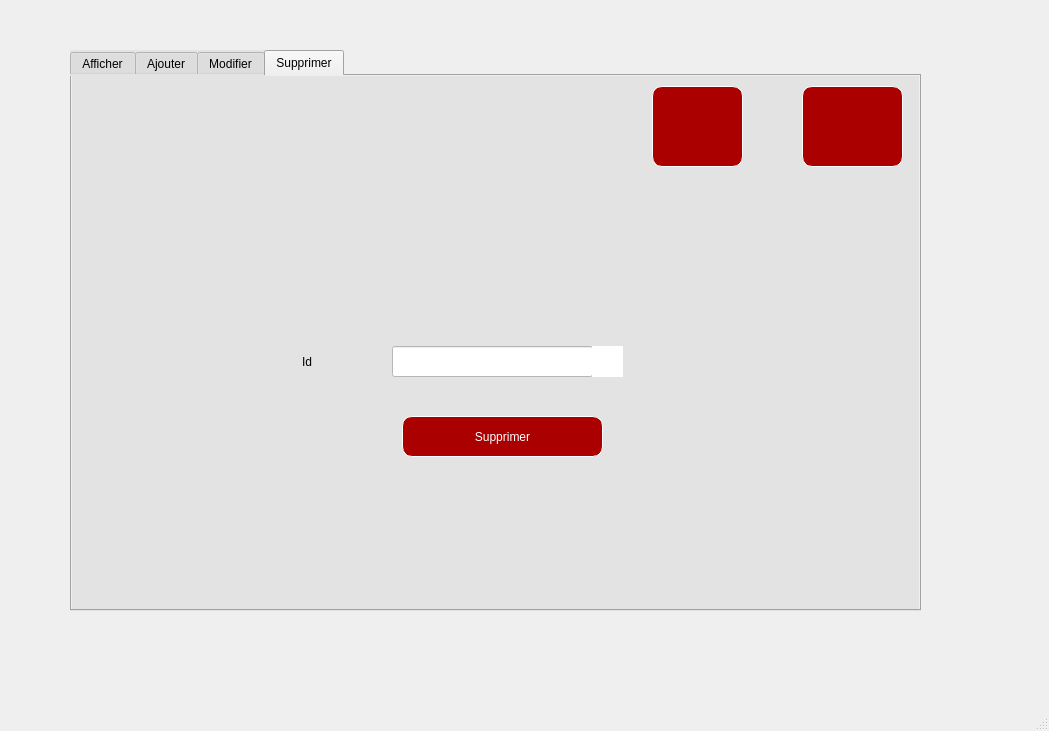
<?xml version="1.0" encoding="UTF-8"?>
<ui version="4.0">
 <class>employes</class>
 <widget class="QMainWindow" name="employes">
  <property name="geometry">
   <rect>
    <x>0</x>
    <y>0</y>
    <width>1049</width>
    <height>731</height>
   </rect>
  </property>
  <property name="windowTitle">
   <string>MainWindow</string>
  </property>
  <widget class="QWidget" name="centralwidget">
   <widget class="QLabel" name="label">
    <property name="geometry">
     <rect>
      <x>-10</x>
      <y>0</y>
      <width>1031</width>
      <height>681</height>
     </rect>
    </property>
    <property name="styleSheet">
     <string notr="true">border-image: url(:/new/prefix1/BackRouge.png);</string>
    </property>
    <property name="text">
     <string/>
    </property>
   </widget>
   <widget class="QTabWidget" name="tabWidget_">
    <property name="geometry">
     <rect>
      <x>70</x>
      <y>50</y>
      <width>851</width>
      <height>561</height>
     </rect>
    </property>
    <property name="styleSheet">
     <string notr="true">background-color: rgb(227, 227, 227);
font: 9pt &quot;Sitka&quot;;</string>
    </property>
    <property name="currentIndex">
     <number>3</number>
    </property>
    <widget class="QWidget" name="tab_2">
     <attribute name="title">
      <string>Afficher</string>
     </attribute>
     <widget class="QScrollBar" name="verticalScrollBar">
      <property name="geometry">
       <rect>
        <x>890</x>
        <y>90</y>
        <width>20</width>
        <height>441</height>
       </rect>
      </property>
      <property name="orientation">
       <enum>Qt::Vertical</enum>
      </property>
     </widget>
     <widget class="QLabel" name="label_41">
      <property name="geometry">
       <rect>
        <x>410</x>
        <y>30</y>
        <width>101</width>
        <height>31</height>
       </rect>
      </property>
      <property name="styleSheet">
       <string notr="true">background-color: rgb(155, 1, 1);</string>
      </property>
      <property name="text">
       <string>&lt;html&gt;&lt;head/&gt;&lt;body&gt;&lt;p&gt;&lt;span style=&quot; font-size:11pt;&quot;&gt;Trie:&lt;/span&gt;&lt;/p&gt;&lt;/body&gt;&lt;/html&gt;</string>
      </property>
     </widget>
     <widget class="QComboBox" name="comboBox_4">
      <property name="geometry">
       <rect>
        <x>510</x>
        <y>30</y>
        <width>201</width>
        <height>31</height>
       </rect>
      </property>
      <property name="styleSheet">
       <string notr="true">background-color: rgb(255, 255, 255);</string>
      </property>
      <item>
       <property name="text">
        <string>Date de naissance</string>
       </property>
      </item>
      <item>
       <property name="text">
        <string/>
       </property>
      </item>
      <item>
       <property name="text">
        <string/>
       </property>
      </item>
      <item>
       <property name="text">
        <string/>
       </property>
      </item>
     </widget>
     <widget class="QLabel" name="label_40">
      <property name="geometry">
       <rect>
        <x>10</x>
        <y>10</y>
        <width>61</width>
        <height>71</height>
       </rect>
      </property>
      <property name="styleSheet">
       <string notr="true">background-color: rgb(155, 1, 1);
image: url(:/new/prefix1/Logo.png);</string>
      </property>
      <property name="text">
       <string/>
      </property>
     </widget>
     <widget class="QLabel" name="label_44">
      <property name="geometry">
       <rect>
        <x>70</x>
        <y>20</y>
        <width>321</width>
        <height>51</height>
       </rect>
      </property>
      <property name="styleSheet">
       <string notr="true">background-color: rgb(155, 1, 1);</string>
      </property>
      <property name="text">
       <string>&lt;html&gt;&lt;head/&gt;&lt;body&gt;&lt;p&gt;&lt;span style=&quot; font-size:26pt; font-weight:600;&quot;&gt;STREAMFLIX&lt;/span&gt;&lt;/p&gt;&lt;/body&gt;&lt;/html&gt;</string>
      </property>
     </widget>
     <widget class="QLabel" name="label_3">
      <property name="geometry">
       <rect>
        <x>0</x>
        <y>-30</y>
        <width>881</width>
        <height>621</height>
       </rect>
      </property>
      <property name="styleSheet">
       <string notr="true">background-color: rgb(155, 1, 1);</string>
      </property>
      <property name="text">
       <string/>
      </property>
     </widget>
     <widget class="QTableView" name="tableView">
      <property name="geometry">
       <rect>
        <x>30</x>
        <y>150</y>
        <width>791</width>
        <height>351</height>
       </rect>
      </property>
     </widget>
     <widget class="QPushButton" name="pushButton_Trie">
      <property name="geometry">
       <rect>
        <x>710</x>
        <y>30</y>
        <width>41</width>
        <height>31</height>
       </rect>
      </property>
      <property name="styleSheet">
       <string notr="true">background-color: yellow;
border :1px solid rgb(255, 255, 255);
border-radius :10px;
color: #FFF;
padding-left: 20px;
padding-right:20px;
</string>
      </property>
      <property name="text">
       <string/>
      </property>
      <property name="icon">
       <iconset resource="Tri.qrc">
        <normaloff>:/new/prefix1/Tri.png</normaloff>:/new/prefix1/Tri.png</iconset>
      </property>
      <property name="iconSize">
       <size>
        <width>50</width>
        <height>50</height>
       </size>
      </property>
     </widget>
     <widget class="QLineEdit" name="lineEdit_Recherche">
      <property name="geometry">
       <rect>
        <x>510</x>
        <y>70</y>
        <width>191</width>
        <height>31</height>
       </rect>
      </property>
      <property name="styleSheet">
       <string notr="true">background-color: rgb(255, 255, 255);</string>
      </property>
     </widget>
     <widget class="QPushButton" name="pushButton_Recherche">
      <property name="geometry">
       <rect>
        <x>710</x>
        <y>70</y>
        <width>121</width>
        <height>31</height>
       </rect>
      </property>
      <property name="styleSheet">
       <string notr="true">background-color: rgb(170, 0, 0);
border :1px solid rgb(255, 255, 255);
border-radius :10px;
color: #FFF;
padding-left: 20px;
padding-right:20px;
</string>
      </property>
      <property name="text">
       <string>Recherche</string>
      </property>
     </widget>
     <widget class="QLabel" name="label_42">
      <property name="geometry">
       <rect>
        <x>410</x>
        <y>70</y>
        <width>101</width>
        <height>31</height>
       </rect>
      </property>
      <property name="styleSheet">
       <string notr="true">background-color: rgb(155, 1, 1);</string>
      </property>
      <property name="text">
       <string>&lt;html&gt;&lt;head/&gt;&lt;body&gt;&lt;p&gt;&lt;span style=&quot; font-size:11pt;&quot;&gt;Recherche:&lt;/span&gt;&lt;/p&gt;&lt;/body&gt;&lt;/html&gt;</string>
      </property>
     </widget>
     <zorder>label_3</zorder>
     <zorder>verticalScrollBar</zorder>
     <zorder>label_41</zorder>
     <zorder>comboBox_4</zorder>
     <zorder>label_40</zorder>
     <zorder>label_44</zorder>
     <zorder>tableView</zorder>
     <zorder>pushButton_Trie</zorder>
     <zorder>lineEdit_Recherche</zorder>
     <zorder>pushButton_Recherche</zorder>
     <zorder>label_42</zorder>
    </widget>
    <widget class="QWidget" name="tab">
     <attribute name="title">
      <string>Ajouter</string>
     </attribute>
     <widget class="QLabel" name="label_5">
      <property name="geometry">
       <rect>
        <x>160</x>
        <y>140</y>
        <width>91</width>
        <height>16</height>
       </rect>
      </property>
      <property name="styleSheet">
       <string notr="true">background-color: rgb(227, 227, 227);</string>
      </property>
      <property name="text">
       <string>Id </string>
      </property>
     </widget>
     <widget class="QLabel" name="label_6">
      <property name="geometry">
       <rect>
        <x>460</x>
        <y>181</y>
        <width>121</width>
        <height>20</height>
       </rect>
      </property>
      <property name="text">
       <string>date_naissance</string>
      </property>
     </widget>
     <widget class="QLabel" name="label_7">
      <property name="geometry">
       <rect>
        <x>160</x>
        <y>182</y>
        <width>151</width>
        <height>20</height>
       </rect>
      </property>
      <property name="text">
       <string>nom</string>
      </property>
     </widget>
     <widget class="QLabel" name="label_8">
      <property name="geometry">
       <rect>
        <x>460</x>
        <y>221</y>
        <width>91</width>
        <height>20</height>
       </rect>
      </property>
      <property name="text">
       <string>telephonne</string>
      </property>
     </widget>
     <widget class="QLabel" name="label_10">
      <property name="geometry">
       <rect>
        <x>160</x>
        <y>221</y>
        <width>101</width>
        <height>20</height>
       </rect>
      </property>
      <property name="text">
       <string>prenom</string>
      </property>
     </widget>
     <widget class="QLabel" name="label_11">
      <property name="geometry">
       <rect>
        <x>210</x>
        <y>290</y>
        <width>91</width>
        <height>16</height>
       </rect>
      </property>
      <property name="text">
       <string>Adresse</string>
      </property>
     </widget>
     <widget class="QLabel" name="label_12">
      <property name="geometry">
       <rect>
        <x>460</x>
        <y>140</y>
        <width>101</width>
        <height>16</height>
       </rect>
      </property>
      <property name="text">
       <string>email</string>
      </property>
     </widget>
     <widget class="QLineEdit" name="lineEdit_IdE">
      <property name="geometry">
       <rect>
        <x>290</x>
        <y>140</y>
        <width>151</width>
        <height>22</height>
       </rect>
      </property>
      <property name="styleSheet">
       <string notr="true">background-color: rgb(255, 255, 255);</string>
      </property>
      <property name="text">
       <string/>
      </property>
     </widget>
     <widget class="QLineEdit" name="lineEdit_nom">
      <property name="geometry">
       <rect>
        <x>290</x>
        <y>180</y>
        <width>151</width>
        <height>22</height>
       </rect>
      </property>
      <property name="styleSheet">
       <string notr="true">background-color: rgb(255, 255, 255);</string>
      </property>
     </widget>
     <widget class="QLineEdit" name="lineEdit_email">
      <property name="geometry">
       <rect>
        <x>580</x>
        <y>140</y>
        <width>151</width>
        <height>22</height>
       </rect>
      </property>
      <property name="styleSheet">
       <string notr="true">background-color: rgb(255, 255, 255);</string>
      </property>
      <property name="text">
       <string/>
      </property>
     </widget>
     <widget class="QLineEdit" name="lineEdit_prenom">
      <property name="geometry">
       <rect>
        <x>290</x>
        <y>220</y>
        <width>151</width>
        <height>22</height>
       </rect>
      </property>
      <property name="styleSheet">
       <string notr="true">background-color: rgb(255, 255, 255);</string>
      </property>
     </widget>
     <widget class="QLineEdit" name="lineEdit_tele">
      <property name="geometry">
       <rect>
        <x>580</x>
        <y>220</y>
        <width>151</width>
        <height>22</height>
       </rect>
      </property>
      <property name="styleSheet">
       <string notr="true">background-color: rgb(255, 255, 255);</string>
      </property>
     </widget>
     <widget class="QPushButton" name="pushButton_Ajouter">
      <property name="geometry">
       <rect>
        <x>290</x>
        <y>390</y>
        <width>111</width>
        <height>31</height>
       </rect>
      </property>
      <property name="styleSheet">
       <string notr="true">background-color: rgb(170, 0, 0);
border :1px solid rgb(255, 255, 255);
border-radius :10px;
color: #FFF;
padding-left: 20px;
padding-right:20px;
</string>
      </property>
      <property name="text">
       <string>Ajouter</string>
      </property>
     </widget>
     <widget class="QDateEdit" name="dateEdit">
      <property name="geometry">
       <rect>
        <x>580</x>
        <y>180</y>
        <width>151</width>
        <height>22</height>
       </rect>
      </property>
      <property name="styleSheet">
       <string notr="true">background-color: rgb(255, 255, 255);</string>
      </property>
     </widget>
     <widget class="QPushButton" name="pushButton_Quit">
      <property name="geometry">
       <rect>
        <x>430</x>
        <y>390</y>
        <width>111</width>
        <height>31</height>
       </rect>
      </property>
      <property name="styleSheet">
       <string notr="true">background-color: rgb(170, 0, 0);
border :1px solid rgb(255, 255, 255);
border-radius :10px;
color: #FFF;
padding-left: 20px;
padding-right:20px;
</string>
      </property>
      <property name="text">
       <string>Quitter</string>
      </property>
     </widget>
     <widget class="QLabel" name="label_2">
      <property name="geometry">
       <rect>
        <x>0</x>
        <y>-50</y>
        <width>861</width>
        <height>671</height>
       </rect>
      </property>
      <property name="styleSheet">
       <string notr="true">image: url(:/new/prefix1/Background.png);</string>
      </property>
      <property name="text">
       <string/>
      </property>
     </widget>
     <widget class="QLineEdit" name="lineEdit_adresse">
      <property name="geometry">
       <rect>
        <x>290</x>
        <y>290</y>
        <width>151</width>
        <height>21</height>
       </rect>
      </property>
      <property name="styleSheet">
       <string notr="true">background-color: rgb(255, 255, 255);</string>
      </property>
     </widget>
     <widget class="QPushButton" name="pushButton_Email_V">
      <property name="geometry">
       <rect>
        <x>40</x>
        <y>10</y>
        <width>41</width>
        <height>31</height>
       </rect>
      </property>
      <property name="styleSheet">
       <string notr="true">background-color: rgb(170, 0, 0);
border :1px solid rgb(255, 255, 255);
border-radius :10px;
color: #FFF;
padding-left: 20px;
padding-right:20px;
</string>
      </property>
      <property name="text">
       <string/>
      </property>
      <property name="icon">
       <iconset resource="Metiers.qrc">
        <normaloff>:/new/prefix1/EMAIL.png</normaloff>:/new/prefix1/EMAIL.png</iconset>
      </property>
      <property name="iconSize">
       <size>
        <width>34</width>
        <height>53</height>
       </size>
      </property>
     </widget>
     <widget class="QLineEdit" name="lineEdit_emaill">
      <property name="geometry">
       <rect>
        <x>90</x>
        <y>10</y>
        <width>191</width>
        <height>31</height>
       </rect>
      </property>
      <property name="styleSheet">
       <string notr="true">background-color: rgb(255, 255, 255);</string>
      </property>
      <property name="text">
       <string/>
      </property>
     </widget>
     <widget class="QPushButton" name="pushButton_Email_Envoie">
      <property name="geometry">
       <rect>
        <x>290</x>
        <y>10</y>
        <width>41</width>
        <height>31</height>
       </rect>
      </property>
      <property name="styleSheet">
       <string notr="true">background-color: rgb(170, 0, 0);
border :1px solid rgb(255, 255, 255);
border-radius :10px;
color: #FFF;
padding-left: 20px;
padding-right:20px;
</string>
      </property>
      <property name="text">
       <string/>
      </property>
      <property name="icon">
       <iconset resource="Metiers.qrc">
        <normaloff>:/new/prefix1/EMAIL.png</normaloff>:/new/prefix1/EMAIL.png</iconset>
      </property>
      <property name="iconSize">
       <size>
        <width>37</width>
        <height>53</height>
       </size>
      </property>
     </widget>
     <zorder>label_2</zorder>
     <zorder>label_5</zorder>
     <zorder>label_6</zorder>
     <zorder>label_7</zorder>
     <zorder>label_8</zorder>
     <zorder>label_10</zorder>
     <zorder>label_11</zorder>
     <zorder>label_12</zorder>
     <zorder>lineEdit_IdE</zorder>
     <zorder>lineEdit_nom</zorder>
     <zorder>lineEdit_email</zorder>
     <zorder>lineEdit_prenom</zorder>
     <zorder>lineEdit_tele</zorder>
     <zorder>pushButton_Ajouter</zorder>
     <zorder>dateEdit</zorder>
     <zorder>pushButton_Quit</zorder>
     <zorder>lineEdit_adresse</zorder>
     <zorder>pushButton_Email_V</zorder>
     <zorder>lineEdit_emaill</zorder>
     <zorder>pushButton_Email_Envoie</zorder>
    </widget>
    <widget class="QWidget" name="tab_3">
     <attribute name="title">
      <string>Modifier</string>
     </attribute>
     <widget class="QPushButton" name="pushButton_Quitter_M">
      <property name="geometry">
       <rect>
        <x>430</x>
        <y>390</y>
        <width>111</width>
        <height>31</height>
       </rect>
      </property>
      <property name="styleSheet">
       <string notr="true">background-color: rgb(170, 0, 0);
border :1px solid rgb(255, 255, 255);
border-radius :10px;
color: #FFF;
padding-left: 20px;
padding-right:20px;
</string>
      </property>
      <property name="text">
       <string>Quitter</string>
      </property>
     </widget>
     <widget class="QPushButton" name="pushButton_Modifier">
      <property name="geometry">
       <rect>
        <x>290</x>
        <y>390</y>
        <width>111</width>
        <height>31</height>
       </rect>
      </property>
      <property name="styleSheet">
       <string notr="true">background-color: rgb(170, 0, 0);
border :1px solid rgb(255, 255, 255);
border-radius :10px;
color: #FFF;
padding-left: 20px;
padding-right:20px;
</string>
      </property>
      <property name="text">
       <string>Modifier</string>
      </property>
     </widget>
     <widget class="QLineEdit" name="lineEdit_IdE_M">
      <property name="geometry">
       <rect>
        <x>290</x>
        <y>140</y>
        <width>151</width>
        <height>22</height>
       </rect>
      </property>
      <property name="styleSheet">
       <string notr="true">background-color: rgb(255, 255, 255);</string>
      </property>
     </widget>
     <widget class="QLineEdit" name="lineEdit_prenom_M">
      <property name="geometry">
       <rect>
        <x>290</x>
        <y>220</y>
        <width>151</width>
        <height>21</height>
       </rect>
      </property>
      <property name="styleSheet">
       <string notr="true">background-color: rgb(255, 255, 255);</string>
      </property>
     </widget>
     <widget class="QLabel" name="label_9">
      <property name="geometry">
       <rect>
        <x>450</x>
        <y>222</y>
        <width>91</width>
        <height>20</height>
       </rect>
      </property>
      <property name="text">
       <string>telephonne</string>
      </property>
     </widget>
     <widget class="QLabel" name="label_13">
      <property name="geometry">
       <rect>
        <x>210</x>
        <y>290</y>
        <width>81</width>
        <height>16</height>
       </rect>
      </property>
      <property name="text">
       <string>adresse</string>
      </property>
     </widget>
     <widget class="QDateEdit" name="dateEdit_M">
      <property name="geometry">
       <rect>
        <x>570</x>
        <y>180</y>
        <width>151</width>
        <height>22</height>
       </rect>
      </property>
      <property name="styleSheet">
       <string notr="true">background-color: rgb(255, 255, 255);</string>
      </property>
     </widget>
     <widget class="QLabel" name="label_15">
      <property name="geometry">
       <rect>
        <x>160</x>
        <y>181</y>
        <width>121</width>
        <height>20</height>
       </rect>
      </property>
      <property name="text">
       <string>nom:</string>
      </property>
     </widget>
     <widget class="QLineEdit" name="lineEdit_tel_M">
      <property name="geometry">
       <rect>
        <x>570</x>
        <y>220</y>
        <width>151</width>
        <height>22</height>
       </rect>
      </property>
      <property name="styleSheet">
       <string notr="true">background-color: rgb(255, 255, 255);</string>
      </property>
     </widget>
     <widget class="QLabel" name="label_16">
      <property name="geometry">
       <rect>
        <x>160</x>
        <y>222</y>
        <width>121</width>
        <height>20</height>
       </rect>
      </property>
      <property name="text">
       <string>prenom</string>
      </property>
     </widget>
     <widget class="QLabel" name="label_17">
      <property name="geometry">
       <rect>
        <x>160</x>
        <y>140</y>
        <width>111</width>
        <height>16</height>
       </rect>
      </property>
      <property name="styleSheet">
       <string notr="true">background-color: rgb(227, 227, 227);</string>
      </property>
      <property name="text">
       <string>Id </string>
      </property>
     </widget>
     <widget class="QLineEdit" name="lineEdit_nom_M">
      <property name="geometry">
       <rect>
        <x>290</x>
        <y>180</y>
        <width>151</width>
        <height>22</height>
       </rect>
      </property>
      <property name="styleSheet">
       <string notr="true">background-color: rgb(255, 255, 255);</string>
      </property>
     </widget>
     <widget class="QLabel" name="label_18">
      <property name="geometry">
       <rect>
        <x>450</x>
        <y>142</y>
        <width>101</width>
        <height>16</height>
       </rect>
      </property>
      <property name="text">
       <string>email</string>
      </property>
     </widget>
     <widget class="QLineEdit" name="lineEdit_email_M">
      <property name="geometry">
       <rect>
        <x>570</x>
        <y>140</y>
        <width>151</width>
        <height>22</height>
       </rect>
      </property>
      <property name="styleSheet">
       <string notr="true">background-color: rgb(255, 255, 255);</string>
      </property>
     </widget>
     <widget class="QLabel" name="label_19">
      <property name="geometry">
       <rect>
        <x>450</x>
        <y>180</y>
        <width>111</width>
        <height>20</height>
       </rect>
      </property>
      <property name="text">
       <string>date_naissance</string>
      </property>
     </widget>
     <widget class="QLabel" name="label_4">
      <property name="geometry">
       <rect>
        <x>0</x>
        <y>-30</y>
        <width>851</width>
        <height>601</height>
       </rect>
      </property>
      <property name="styleSheet">
       <string notr="true">image: url(:/new/prefix1/Background.png);</string>
      </property>
      <property name="text">
       <string/>
      </property>
     </widget>
     <widget class="QLineEdit" name="lineEdit_adresse_M">
      <property name="geometry">
       <rect>
        <x>300</x>
        <y>290</y>
        <width>151</width>
        <height>21</height>
       </rect>
      </property>
      <property name="styleSheet">
       <string notr="true">background-color: rgb(255, 255, 255);</string>
      </property>
     </widget>
     <widget class="QLineEdit" name="lineEdit_Recherche_M">
      <property name="geometry">
       <rect>
        <x>520</x>
        <y>30</y>
        <width>191</width>
        <height>31</height>
       </rect>
      </property>
      <property name="styleSheet">
       <string notr="true">background-color: rgb(255, 255, 255);</string>
      </property>
     </widget>
     <widget class="QPushButton" name="pushButton_Recherche_M">
      <property name="geometry">
       <rect>
        <x>720</x>
        <y>30</y>
        <width>121</width>
        <height>31</height>
       </rect>
      </property>
      <property name="styleSheet">
       <string notr="true">background-color: rgb(170, 0, 0);
border :1px solid rgb(255, 255, 255);
border-radius :10px;
color: #FFF;
padding-left: 20px;
padding-right:20px;
</string>
      </property>
      <property name="text">
       <string>Recherche</string>
      </property>
     </widget>
     <widget class="QLabel" name="label_43">
      <property name="geometry">
       <rect>
        <x>410</x>
        <y>30</y>
        <width>101</width>
        <height>31</height>
       </rect>
      </property>
      <property name="styleSheet">
       <string notr="true">background-color: rgb(155, 1, 1);</string>
      </property>
      <property name="text">
       <string>&lt;html&gt;&lt;head/&gt;&lt;body&gt;&lt;p&gt;&lt;span style=&quot; font-size:11pt;&quot;&gt;Recherche:&lt;/span&gt;&lt;/p&gt;&lt;/body&gt;&lt;/html&gt;</string>
      </property>
     </widget>
     <zorder>label_4</zorder>
     <zorder>pushButton_Quitter_M</zorder>
     <zorder>pushButton_Modifier</zorder>
     <zorder>lineEdit_IdE_M</zorder>
     <zorder>lineEdit_prenom_M</zorder>
     <zorder>label_9</zorder>
     <zorder>label_13</zorder>
     <zorder>dateEdit_M</zorder>
     <zorder>label_15</zorder>
     <zorder>lineEdit_tel_M</zorder>
     <zorder>label_16</zorder>
     <zorder>label_17</zorder>
     <zorder>lineEdit_nom_M</zorder>
     <zorder>label_18</zorder>
     <zorder>lineEdit_email_M</zorder>
     <zorder>label_19</zorder>
     <zorder>lineEdit_adresse_M</zorder>
     <zorder>lineEdit_Recherche_M</zorder>
     <zorder>pushButton_Recherche_M</zorder>
     <zorder>label_43</zorder>
    </widget>
    <widget class="QWidget" name="tab_4">
     <attribute name="title">
      <string>Supprimer</string>
     </attribute>
     <widget class="QLabel" name="label_39">
      <property name="geometry">
       <rect>
        <x>230</x>
        <y>270</y>
        <width>101</width>
        <height>31</height>
       </rect>
      </property>
      <property name="styleSheet">
       <string notr="true">background-color: rgb(227, 227, 227);</string>
      </property>
      <property name="text">
       <string>Id</string>
      </property>
     </widget>
     <widget class="QLineEdit" name="lineEdit_Recherche_supp">
      <property name="geometry">
       <rect>
        <x>320</x>
        <y>270</y>
        <width>201</width>
        <height>31</height>
       </rect>
      </property>
      <property name="styleSheet">
       <string notr="true">background-color: rgb(255, 255, 255);</string>
      </property>
     </widget>
     <widget class="QPushButton" name="pushButton_supprimer">
      <property name="geometry">
       <rect>
        <x>330</x>
        <y>340</y>
        <width>201</width>
        <height>41</height>
       </rect>
      </property>
      <property name="styleSheet">
       <string notr="true">background-color: rgb(170, 0, 0);
border :1px solid rgb(255, 255, 255);
border-radius :10px;
color: #FFF;
padding-left: 20px;
padding-right:20px;
</string>
      </property>
      <property name="text">
       <string>Supprimer</string>
      </property>
     </widget>
     <widget class="QLabel" name="label_28">
      <property name="geometry">
       <rect>
        <x>520</x>
        <y>270</y>
        <width>31</width>
        <height>31</height>
       </rect>
      </property>
      <property name="styleSheet">
       <string notr="true">image: url(:/new/prefix1/Recherche.png);
background-color: rgb(255, 255, 255);</string>
      </property>
      <property name="text">
       <string/>
      </property>
     </widget>
     <widget class="QPushButton" name="pushButtonRecherche">
      <property name="geometry">
       <rect>
        <x>520</x>
        <y>270</y>
        <width>31</width>
        <height>31</height>
       </rect>
      </property>
      <property name="text">
       <string/>
      </property>
     </widget>
     <widget class="QPushButton" name="pushButton_Statistique">
      <property name="geometry">
       <rect>
        <x>730</x>
        <y>10</y>
        <width>101</width>
        <height>81</height>
       </rect>
      </property>
      <property name="styleSheet">
       <string notr="true">background-color: rgb(170, 0, 0);
border :1px solid rgb(255, 255, 255);
border-radius :10px;
color: #FFF;
padding-left: 20px;
padding-right:20px;
</string>
      </property>
      <property name="icon">
       <iconset>
        <normaloff>:/new/prefix1/statistique.png</normaloff>:/new/prefix1/statistique.png</iconset>
      </property>
      <property name="iconSize">
       <size>
        <width>78</width>
        <height>86</height>
       </size>
      </property>
     </widget>
     <widget class="QPushButton" name="pushButton_PDF">
      <property name="geometry">
       <rect>
        <x>580</x>
        <y>10</y>
        <width>91</width>
        <height>81</height>
       </rect>
      </property>
      <property name="styleSheet">
       <string notr="true">background-color: rgb(170, 0, 0);
border :1px solid rgb(255, 255, 255);
border-radius :10px;
color: #FFF;
padding-left: 20px;
padding-right:20px;
</string>
      </property>
      <property name="text">
       <string/>
      </property>
      <property name="icon">
       <iconset resource="Metiers.qrc">
        <normaloff>:/new/prefix1/PDF.png</normaloff>:/new/prefix1/PDF.png</iconset>
      </property>
      <property name="iconSize">
       <size>
        <width>77</width>
        <height>74</height>
       </size>
      </property>
     </widget>
     <zorder>pushButtonRecherche</zorder>
     <zorder>label_39</zorder>
     <zorder>lineEdit_Recherche_supp</zorder>
     <zorder>pushButton_supprimer</zorder>
     <zorder>label_28</zorder>
     <zorder>pushButton_Statistique</zorder>
     <zorder>pushButton_PDF</zorder>
    </widget>
   </widget>
  </widget>
  <widget class="QMenuBar" name="menubar">
   <property name="geometry">
    <rect>
     <x>0</x>
     <y>0</y>
     <width>1049</width>
     <height>26</height>
    </rect>
   </property>
  </widget>
  <widget class="QStatusBar" name="statusbar"/>
 </widget>
 <resources>
  <include location="Tri.qrc"/>
  <include location="Metiers.qrc"/>
 </resources>
 <connections/>
</ui>
